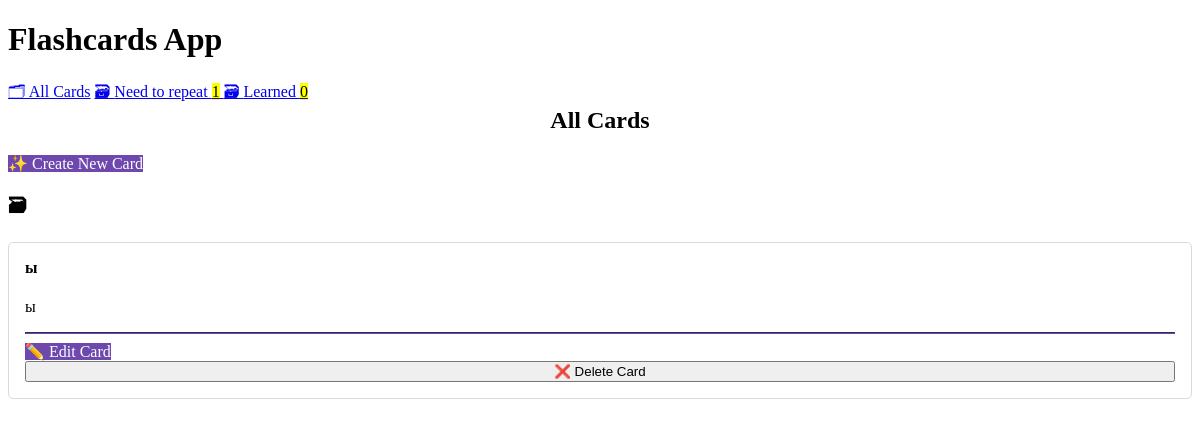
The app's page /, older data.
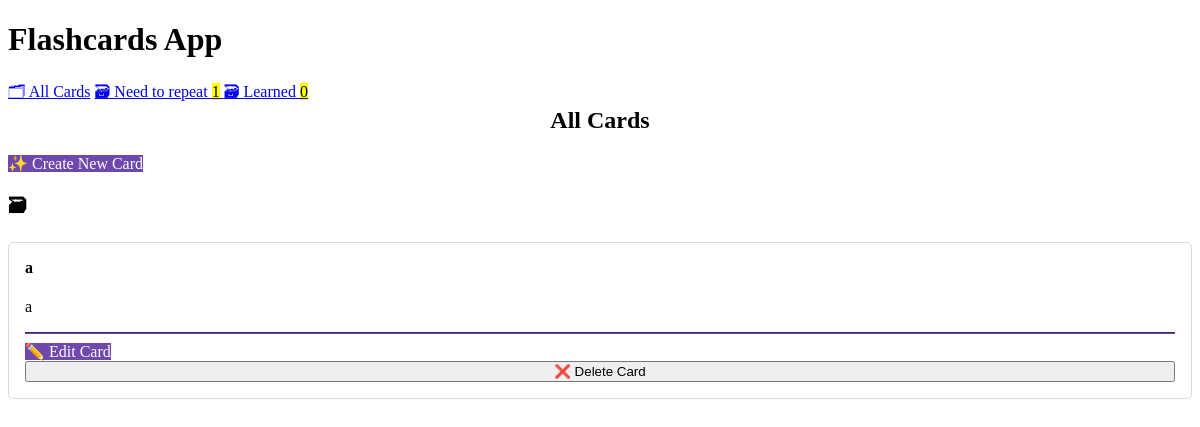
The same page, newer data.
### cards/models.py (models this page shows, shortened)
class Card(models.Model):
    question = models.CharField(max_length=100)
    answer = models.CharField(max_length=100)
    box = models.IntegerField(
        choices=zip(BOXES, BOXES),
        default=BOXES[0],
    )
    date_created = models.DateTimeField(auto_now_add=True)

### cards/views.py (the view)
class CardListView(ListView):
    model = Card
    queryset = Card.objects.all()

### cards/templatetags/cards_tags.py (called while the page is built)
@register.inclusion_tag("cards/box_links.html")
def boxes_as_links():
    boxes = [
        {"number": 1, "name": "Need to repeat", "card_count": Card.objects.filter(box=1).count()},
        {"number": 2, "name": "Learned", "card_count": Card.objects.filter(box=2).count()},
    ]
    return {"boxes": boxes}

### cards/templates/cards/card_list.html
{% extends "cards/base.html" %}
{% load humanize %}
{% block content %}
    <h2>
        All Cards
    </h2>
    <a href="{% url 'card-create' %}" role="button">
        ✨ Create New Card
    </a>
    {% for card in card_list %}
        {% ifchanged %}
            <h3>🗃 {{ card.box.1 }}</h3>
        {% endifchanged %}
        {% include "cards/card.html" %}
    {% endfor %}
{% endblock content %}

### cards/templates/cards/base.html (shortened to what this page needs)
<!DOCTYPE html>
<html lang="en">
<head>
    <link rel="stylesheet" href="https://cdn.simplecss.org/simple.min.css">
</head>
<body>
    <header>
        <h1>Flashcards App</h1>
        {% include "cards/navigation.html" %}
    </header>
    <main>
        {% block content %}{% endblock content %}
    </main>
</body>
</html>

### cards/templates/cards/navigation.html
{% load cards_tags %}
<nav>
    <a href="{% url 'card-list' %}">🗂 All Cards</a>
    {% boxes_as_links %}
</nav>

### cards/templates/cards/box_links.html
{% load humanize %}
{% for box in boxes %}
    <a href="{% url 'box' box_num=box.number %}">
        🗃 {{ box.name }} <mark>{{ box.card_count }}</mark>
    </a>
{% endfor %}

### cards/templates/cards/card.html (shortened to what this page needs)
<article>
    <h4>{{ card.question }}</h4>
    {% if not check_card %}
        <p>{{ card.answer }}</p>
        <hr>
        <a href="{% url 'card-update' card.id %}" role="button">
            ✏️ Edit Card
        </a>
        <form action="{% url 'card-delete' card.id %}" method="post" style="display: inline;">
            <input type="submit" value="❌ Delete Card">
        </form>
    {% endif %}
 </article>

### cards/templates/cards/base.html (style rules this page uses)
header { position: relative; }
:root { --accent: #6e48ad; --accent-bg: white; --bg: #fff; --text: #212121; --text-light: #585858; --border: #d8dae1; --code: #d81b60; --preformatted: #444; }
article { background-color: var(--marked); border: 1px solid var(--border); border-radius: 5px; padding: 1em; margin: 1em 0; }
h2 { text-align: center; }
h2, h4 { margin-top: 0; }
hr { background: var(--accent); border-color: var(--accent); }
button, a[role="button"] { color: rgb(255, 255, 255); text-decoration: none; background-color: #6e48ad; }
input, select, textarea { width: 100%; }

Row changes from the older to the newer data that the page shows:
removed Card: question "ы", answer "ы"
added Card: question "a", answer "a"
